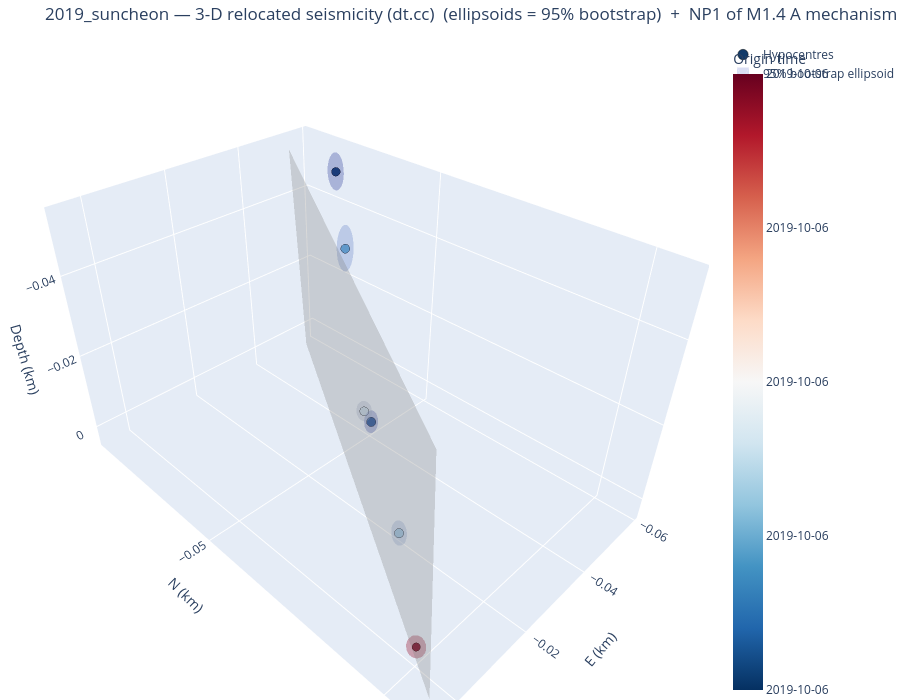

Notebook source saved alongside this figure:
### Markdown cell above
The same view with the per-event uncertainty drawn as a **95% bootstrap error ellipsoid**
(`error="ellipsoid"`) instead of whisker bars: each ellipsoid's shape is the bootstrap sample covariance
and its size the empirical 95% Mahalanobis radius (95% of replicas inside), coloured like its hypocentre.
Tight horizontal but loose depth control shows up as a vertically elongated ellipsoid.

### Code cell
fig3d_e = viz.plot_3d_plane(cfg, VELMODEL, error="ellipsoid", frame_from=FRAME_FROM, mech_select=MECH_SELECT)
try:
    fig3d_e.write_image(f"/tmp/{CLUSTER}_3d_ellipsoid.png", scale=2)
except Exception:
    pass
fig3d_e

### Figure 1 — Plotly figure (JSON) as saved in the notebook; plotly's stock layout.template omitted (floating-point values rounded to 4 significant figures; data arrays with more than 128 entries replaced by an {"elided": "..."} marker saying what was removed)
{"data": [{"marker": {"color": [18180.0, 18180.0, 18180.0, 18180.0, 18180.0, 18180.0], "colorbar": {"ticktext": ["2019-10-06", "2019-10-06", "2019-10-06", "2019-10-06", "2019-10-06"], "tickvals": [18180.0, 18180.0, 18180.0, 18180.0, 18180.0], "title": {"text": "Origin time"}}, "colorscale": [[0.0, "rgb(5,48,97)"], [0.1, "rgb(33,102,172)"], [0.2, "rgb(67,147,195)"], [0.3, "rgb(146,197,222)"], [0.4, "rgb(209,229,240)"], [0.5, "rgb(247,247,247)"], [0.6, "rgb(253,219,199)"], [0.7, "rgb(244,165,130)"], [0.8, "rgb(214,96,77)"], [0.9, "rgb(178,24,43)"], [1.0, "rgb(103,0,31)"]], "line": {"color": "black", "width": 0.5}, "opacity": 0.95, "size": [10.0, 10.8, 10.4, 10.8, 10.4, 9.6]}, "mode": "markers", "name": "Hypocentres", "text": ["200000  M1.5", "200001  M1.7", "200002  M1.6", "200003  M1.7", "200004  M1.6", "200005  M1.4"], "type": "scatter3d", "x": [-0.057, -0.0251, -0.0452, -0.0073, -0.0319, 0.0], "y": [-0.0784, -0.0354, -0.0633, -0.0113, -0.044, 0.0], "z": [-0.0487, -0.0156, -0.0381, -0.0143, -0.0098, 0.0]}, {"alphahull": 0, "color": "rgb(58,76,192)", "flatshading": true, "hoverinfo": "skip", "name": "95% bootstrap ellipsoid", "opacity": 0.18, "showlegend": true, "showscale": false, "type": "mesh3d", "x": {"elided": "196 float values"}, "y": {"elided": "196 float values"}, "z": {"elided": "196 float values"}}, {"alphahull": 0, "color": "rgb(73,98,211)", "flatshading": true, "hoverinfo": "skip", "name": "95% bootstrap ellipsoid", "opacity": 0.18, "showlegend": false, "showscale": false, "type": "mesh3d", "x": {"elided": "196 float values"}, "y": {"elided": "196 float values"}, "z": {"elided": "196 float values"}}, {"alphahull": 0, "color": "rgb(131,166,251)", "flatshading": true, "hoverinfo": "skip", "name": "95% bootstrap ellipsoid", "opacity": 0.18, "showlegend": false, "showscale": false, "type": "mesh3d", "x": {"elided": "196 float values"}, "y": {"elided": "196 float values"}, "z": {"elided": "196 float values"}}, {"alphahull": 0, "color": "rgb(168,197,253)", "flatshading": true, "hoverinfo": "skip", "name": "95% bootstrap ellipsoid", "opacity": 0.18, "showlegend": false, "showscale": false, "type": "mesh3d", "x": {"elided": "196 float values"}, "y": {"elided": "196 float values"}, "z": {"elided": "196 float values"}}, {"alphahull": 0, "color": "rgb(193,212,244)", "flatshading": true, "hoverinfo": "skip", "name": "95% bootstrap ellipsoid", "opacity": 0.18, "showlegend": false, "showscale": false, "type": "mesh3d", "x": {"elided": "196 float values"}, "y": {"elided": "196 float values"}, "z": {"elided": "196 float values"}}, {"alphahull": 0, "color": "rgb(179,3,38)", "flatshading": true, "hoverinfo": "skip", "name": "95% bootstrap ellipsoid", "opacity": 0.18, "showlegend": false, "showscale": false, "type": "mesh3d", "x": {"elided": "196 float values"}, "y": {"elided": "196 float values"}, "z": {"elided": "196 float values"}}, {"color": "gray", "hoverinfo": "name", "i": [0, 0], "j": [1, 3], "k": [3, 2], "name": "NP1 of M1.4 A mechanism 212/88", "opacity": 0.3, "showscale": false, "type": "mesh3d", "x": [-0.05466, -0.05274, 0.003907, 0.005826], "y": [-0.0889, -0.09008, 0.006672, 0.005496], "z": [0.003865, -0.05218, 0.003865, -0.05218]}], "layout": {"height": 700, "margin": {"b": 0, "l": 0, "r": 0, "t": 40}, "scene": {"aspectmode": "data", "xaxis": {"title": {"text": "E (km)"}}, "yaxis": {"title": {"text": "N (km)"}}, "zaxis": {"autorange": "reversed", "title": {"text": "Depth (km)"}}}, "title": {"text": "2019_suncheon — 3-D relocated seismicity (dt.cc)  (ellipsoids = 95% bootstrap)  +  NP1 of M1.4 A mechanism (strike 212°, dip 88°)"}}}
